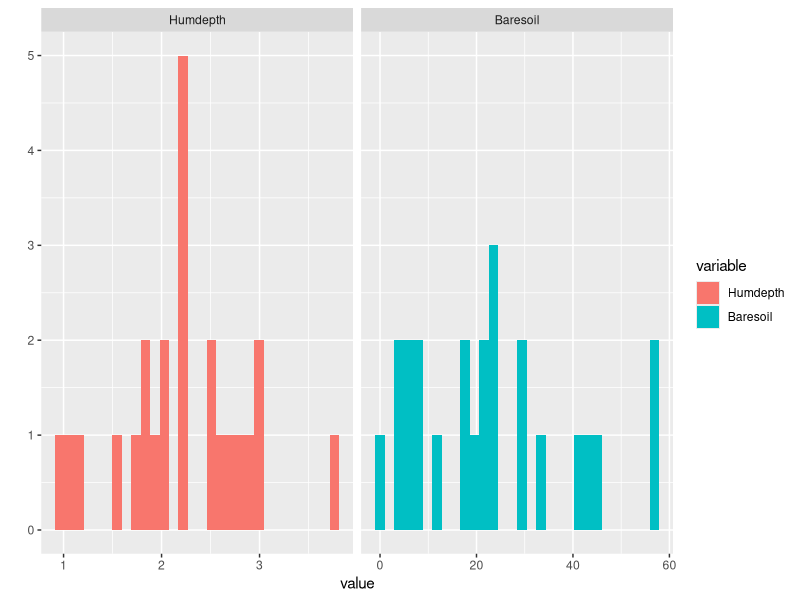
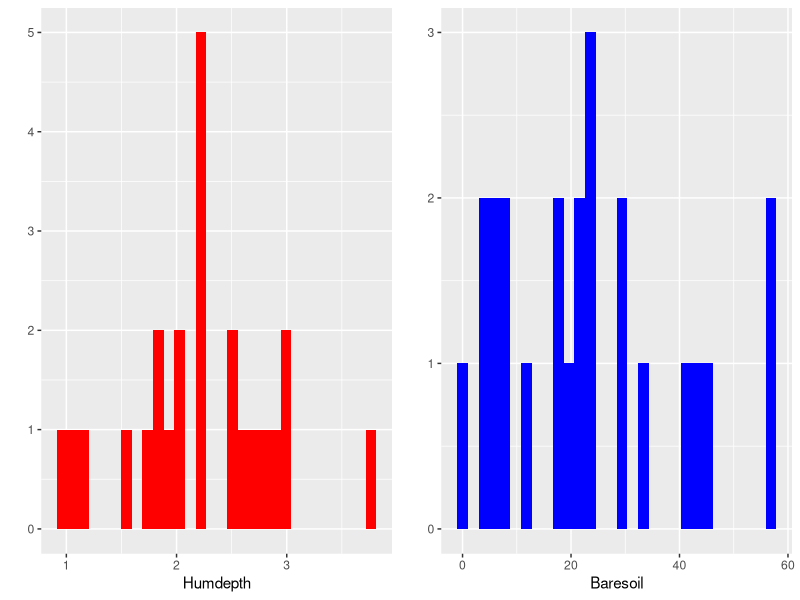

Source code (R) for these figures, in order: (Note: this script raises an error after producing the figures.)
## ---- chunk 1
library(ggplot2) #for plotting
library(reshape2) #for data reshaping
library(gridExtra)

library(vegan) #for the data
data(varechem)
## ---- chunk 2
vMelt<-melt(varechem, measure.vars=c("Humdepth", "Baresoil"))
## ---- chunk 3
qplot(value, data=vMelt, fill=variable)+facet_wrap( facets=~variable, scale="free_x")
## ---- chunk 4
library(gridExtra)
 
#make two separate ggplot2 objects
humDist<-qplot(Humdepth, data=varechem, fill=I("red"))
bareDist<-qplot(Baresoil, data=varechem, fill=I("blue"))
 
#Now use grid.arrange to put them all into one figure.
#Note the use of ncol to specify two columns.  Things are nicely flexible here.
grid.arrange(humDist, bareDist, ncol=2)
## ---- chunk 5
#First, the correlation.  I'm using size just to make bigger points.  And then I'll add a smoothed fit.
corPlot<-qplot(Humdepth, Baresoil, data=varechem, size=I(3))+stat_smooth(method="lm")
 
#OK, we'll need a blank panel.  gridExtra can make all sorts of shapes, so, let's make a white box
blankPanel<-grid.rect(gp=gpar(col="white"))
 
#Now put it all together, but don't forget to flip the Baresoil histogram
grid.arrange(humDist, blankPanel, corPlot, bareDist, ncol=2)
## ---- chunk 6
a<-anova(lm(Baresoil ~ Humdepth, data=varechem))
grid.table(round(a, digits=3))
## ---- chunk 7
tbl <- tableGrob(round(a, digits=3))
grid.arrange(humDist, tbl, corPlot, bareDist, ncol=2)

